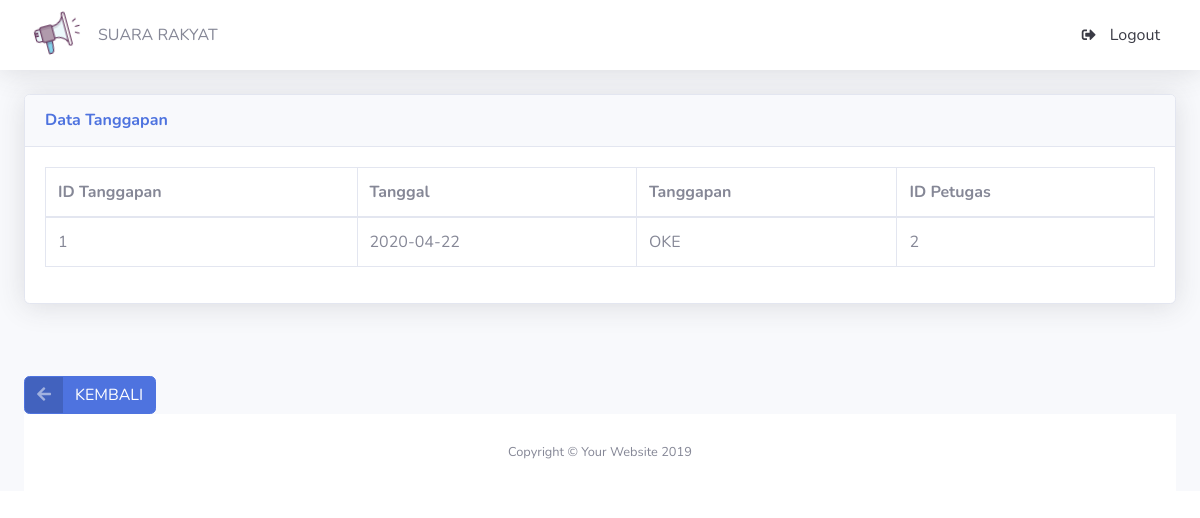
The app's page /pengaduan_tanggapan.php with its own data.
### tables this page shows
CREATE TABLE `tbl_tanggapan` (
  `id_tanggapan` int(11) NOT NULL,
  `id_pengaduan` int(11) NOT NULL,
  `tgl_tanggapan` date NOT NULL,
  `tanggapan` text NOT NULL,
  `id_petugas` int(11) NOT NULL
);

### pengaduan_tanggapan.php (the view, shortened to what this page needs)
<!DOCTYPE html>
<html lang="en">
<head>
  <link href="vendor/fontawesome-free/css/all.min.css" rel="stylesheet" type="text/css">
  <link href="css/sb-admin-2.min.css" rel="stylesheet">
</head>
<body id="page-top">
  <div id="wrapper">
    <div id="content-wrapper" class="d-flex flex-column">
      <div id="content">
        <nav class="navbar navbar-expand navbar-light bg-white topbar mb-4 static-top shadow">
           <div class="sidebar-brand-icon rotate-n-15">
          <i> <img src="img/logoo.png"; style="margin-left: 18px;"> </i>
        </div>
        <div class="sidebar-brand-text mx-3">SUARA RAKYAT </div>
          <ul class="navbar-nav ml-auto">
            <li class="nav-item dropdown no-arrow">
                <a class="dropdown-item" href="#" data-toggle="modal" data-target="#logoutModal" >
                  <i class="fas fa-sign-out-alt fa-sm fa-fw mr-2"></i>
                  Logout
                </a>
            </li>
        </nav>
        <div class="container-fluid">
          <div class="card shadow mb-4">
            <div class="card-header py-3">
              <h6 class="m-0 font-weight-bold text-primary">Data Tanggapan</h6>
            </div>
            <div class="card-body">
              <div class="table-responsive">
                <table class="table table-bordered" id="dataTable" width="100%" cellspacing="0">
                  <thead>
                    <tr>
                      <th>ID Tanggapan</th>
                      <th>Tanggal</th>
                      <th>Tanggapan</th>
                      <th>ID Petugas</th>
                    </tr>
                  </thead>
                  <tbody>
                    <?php
                include "koneksi.php";
                $id = 1;
                $query="SELECT * from tbl_tanggapan";
                $perintah=mysqli_query($connect,$query);
                while($data=mysqli_fetch_array($perintah))
                {
                ?>
                <tr class="odd gradeX">
                    <td><?php echo $id++; ?></td>
                    <td><?php echo"$data[tgl_tanggapan]";?></td>
                    <td><?php echo"$data[tanggapan]";?></td>
                     <td><?php echo"$data[id_petugas]";?></td>
                </tr>
                 <?php
                }
                 ?>
                  </tbody>
                </table>
              </div>
            </div>
          </div>
          <br> <br>
        <div>
           <a href="pengaduan_lihat.php" class="btn btn-primary btn-icon-split">
            <span class="icon text-white-50">
            <i class="fas fa-arrow-left"></i>
            </span>
            <span class="text"> KEMBALI </span> </a>
        </div>
      <footer class="sticky-footer bg-white">
        <div class="container my-auto">
          <div class="copyright text-center my-auto">
            <span>Copyright &copy; Your Website 2019</span>
          </div>
        </div>
      </footer>
</body>
</html>

### records on screen
tbl_tanggapan: tgl_tanggapan "2020-04-22", tanggapan "OKE", id_petugas "2"
